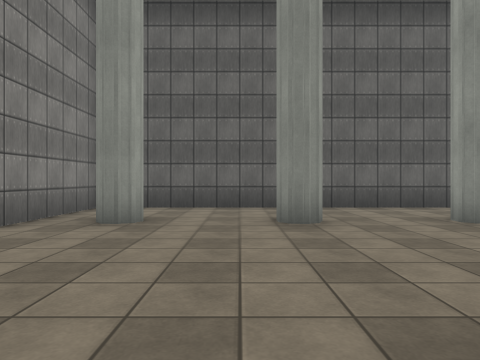
[1] (above)

13 first-person views from a walk through a 3-D level made in the Unity game engine. The camera is 1.2 m above the floor, looks level and sees 70° across. The floor is counted in squares, 2 m on a side. Each view is taken from the middle of a square. On the plan, view 1 faces up. The plan holds only what a view shows up to about 10 squares ahead; the rest is blank. The place goes on beyond the plan. The player character is not drawn. Some animated figures are left out. Some surface patterns are stand-ins.

[2]
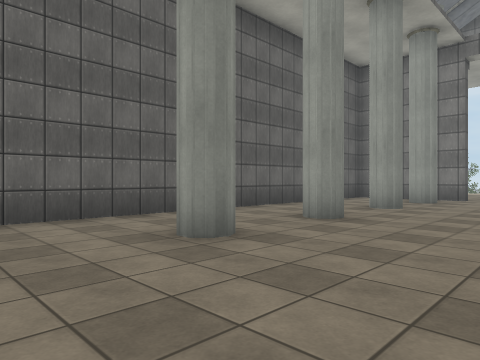

[3]
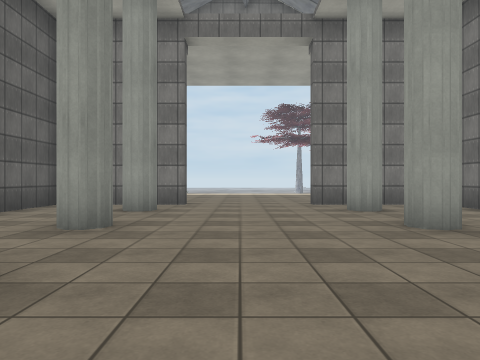

[4]
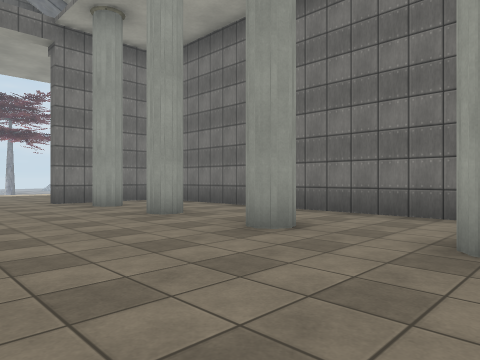

[5]
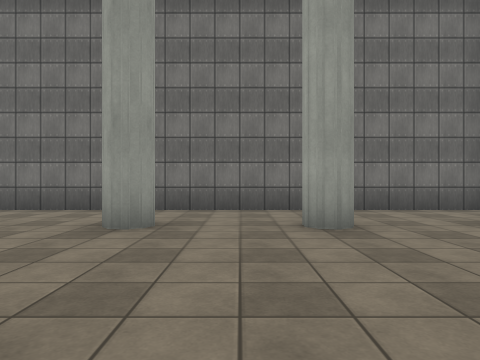

[6]
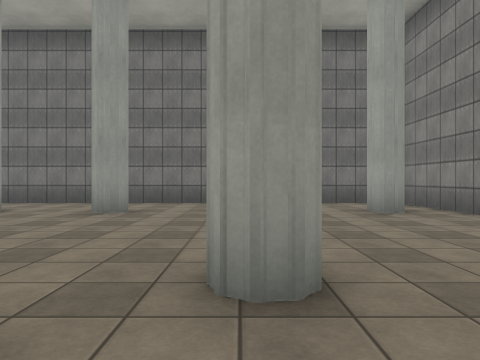

[7]
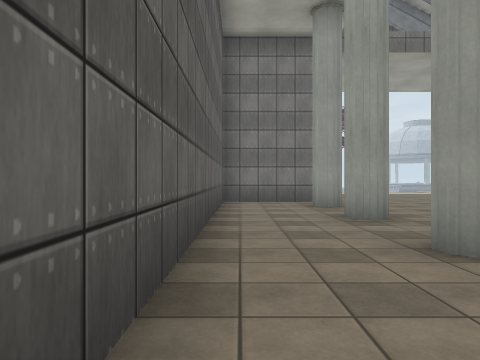

[8]
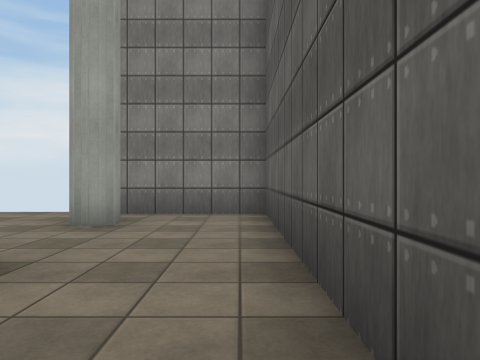

[9]
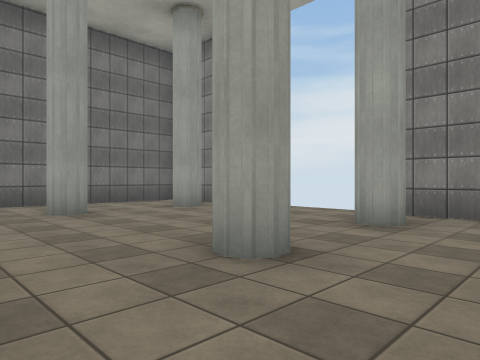

[10]
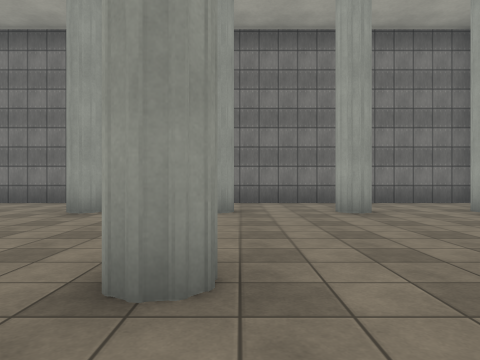

[11]
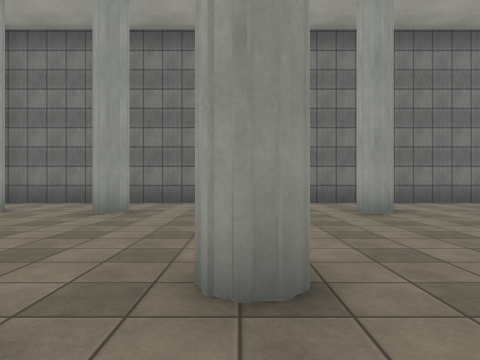

[12]
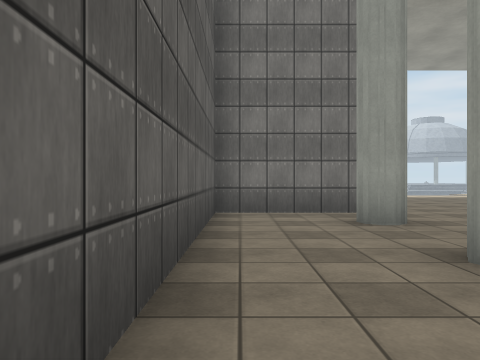

[13]
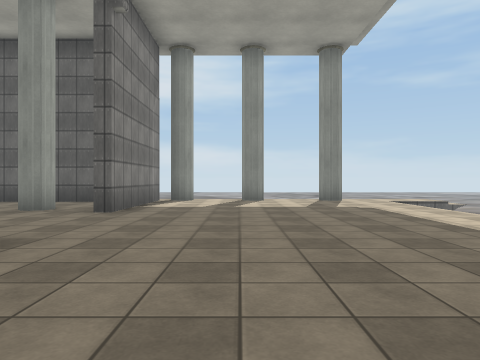

### Floor plan
Points are (right, up) in squares from view 1. A wall is a line through its corners. A room is listed if a view was taken in it or the views show most of it. See-through windows are left out.
Room 1 (views 1, 2, 3, 4, 5, 6, 7, 8, 9, 10, 11, 12)
walls: (6, 4.5) (5.5, 5) (6, 5.4); (5.7, 4.7) (5.7, 5.1); (6.1, 4.7) (5.7, 4.8) (5.6, 5); (3.7, 4.8) (3.3, 4.7) (3.1, 4.9) (3.2, 5.3); (5.9, 5.3) (6.1, 5.2) (6.2, 4.9); (6, 5.3) (6.3, 5.1); (8.1, 4.8) (8.2, 5.3); (8.2, 4.8) (8.1, 5.2); (1.2, 4.7) (0.9, 4.7); (0.8, 4.7) (0.5, 4.8); (0.8, 5.2) (1.1, 5.2); (0.8, 5.3) (1.1, 5.1) (1.2, 4.9) (0.8, 4.7) (0.5, 5) (0.9, 5.4) (1.2, 4.9); (10.5, 4.9) (10.7, 5.2) (10.9, 5.3); (10.5, 4.9) (10.6, 5.1); (10.6, 4.9) (10.5, 5.1); (10.6, 4.9) (10.5, 5.1); (10.9, 4.6) (10.4, 5) (10.9, 5.4); (10.5, 0.2) (10.6, 0.7) (11, 0.9); (10.6, 0.3) (10.6, 0.7); (11.1, 4.8) (10.8, 4.6); (11.1, 4.8) (10.8, 4.6); (11.2, 5.1) (11, 4.7); (-1.4, 5.1) (-1.6, 4.6); (-1.5, 4.8) (-1.7, 4.7); (-1.6, 0.8) (-1.4, 0.6); (-1.6, 0.8) (-1.3, 0.4); (-1.7, 5.4) (-1.2, 5) (-1.7, 4.7); (-1.9, 5.4) (-1.1, 5.1); (12.3, 4.2) (12.3, 7.5) (-3.1, 7.5) (-3.1, 4.4); (-3.1, 1.2) (-3.1, -1.5); (12.3, -1) (12.3, 1.2); (-3, -1.9) (12.1, -1.9)
ways out: opening at (-0.8, 2.5) to room 2; opening at (12, 3) to room 2
Room 2 (view 13)
walls: (-1.9, 0.9) (-1.6, 0.8); (-2.1, 0.8) (-1.6, 0.8); (11.2, 5.2) (11.1, 4.8); (-1.7, 4.7) (-2.1, 4.8); (12.6, 8) (12.6, 4.2); (13.5, 7.9) (13, 8.1); (15.6, 7.8) (15.1, 8)
ways out: opening at (-0.8, 2.5) to room 1; opening at (12, 3) to room 1

Positions as (right, up) in squares from view 1, and headings:
1: (0, 0), facing up
2: (1, 2), facing up-right
3: (4, 3), facing right
4: (3, 4), facing down-right
5: (2, 5), facing down
6: (1, 7), facing down
7: (3, 7), facing right
8: (3, 7), facing left
9: (3, 7), facing down-left
10: (3, 7), facing down
11: (6, 7), facing down
12: (6, 7), facing right
13: (15, -2), facing up
